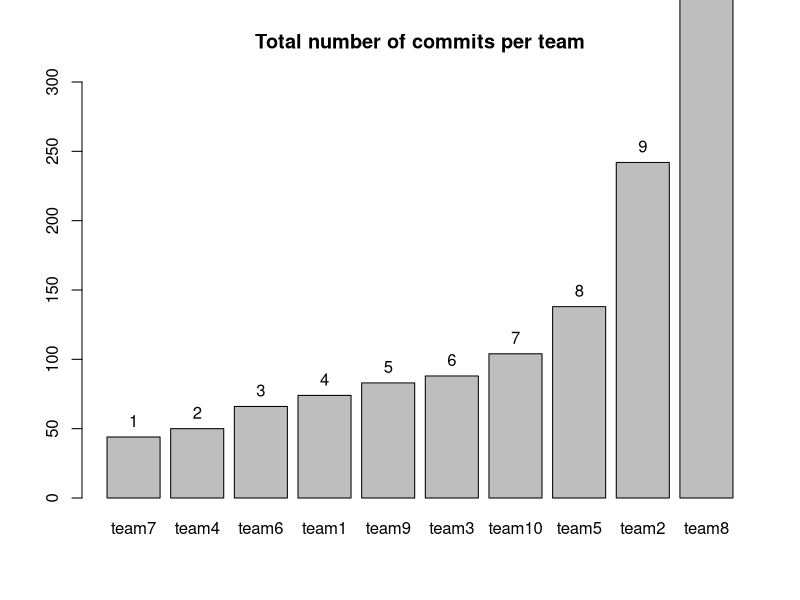
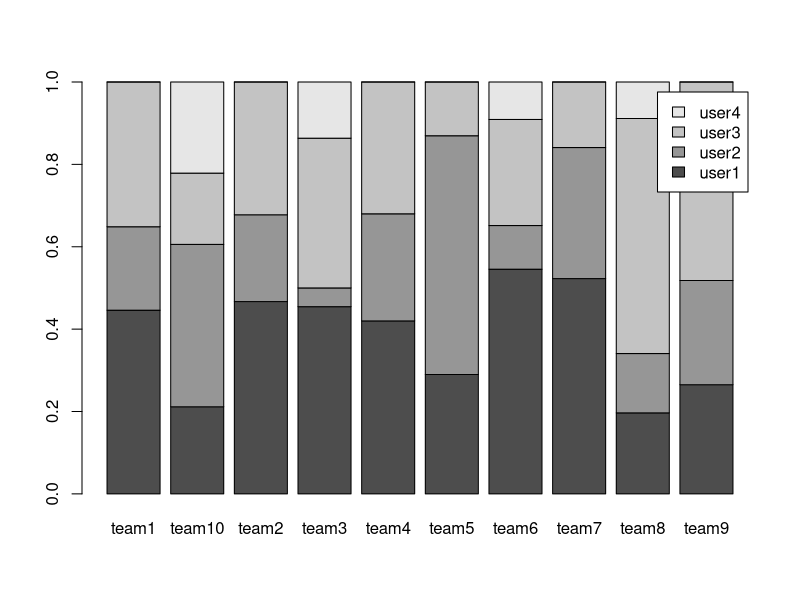

Generate these figures, in order, with R:
setwd('/Users/zubin/Documents/NCSU/Courses/CSC 510 - Software Engineering/Bad-Smells')
commits <- read.csv('commits.csv')

commits$created_at <- strptime(as.character(commits$created_at),format = "%Y-%m-%dT%H:%M:%SZ", tz="GMT")
commits$created_by <- as.character(commits$created_by)

commits_per_team <-  sort(table(commits$team))

# Barplot of number of commits per team
b <- barplot(commits_per_team,ylim=c(0,300),main="Total number of commits per team")
text(b,unname(commits_per_team),pos = 3)

# Plot pie chart of percentage of commits per user within a team
# teams <- unique(commits$team)
# n <- length(teams)
# close.screen(all.screens = TRUE)
# split.screen(c(3,4))
# for (i in 1:n) {
#     screen(i)
#     pie(table(commits[commits$team==teams[i],]$created_by))
# }

# close.screen(all.screens = TRUE)

# barplot(table(commits$created_by,commits$team),legend.text = TRUE)

# Create a table of users per team, and create percentages
x <- table(commits$created_by,commits$team)
for (i in 1:ncol(x)) {
    x[,i] <- x[,i]/sum(x[,i])
}

barplot(x,legend.text = TRUE)

